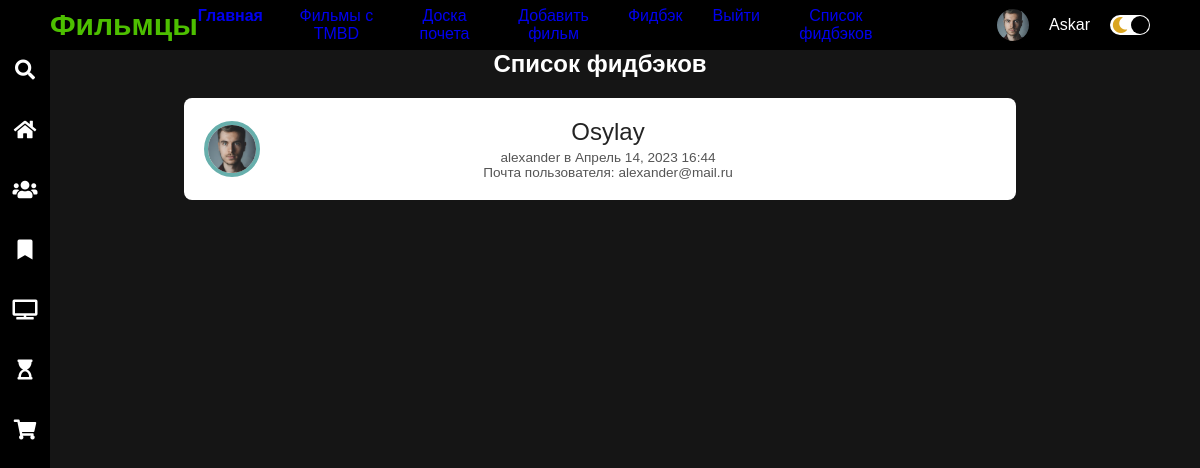
The page /feedadm/ (signed in) on the database its author committed.
### Movies/models.py (models this page shows)
class Feedback(models.Model):
    name = models.CharField(max_length=100)
    email = models.EmailField()
    subject = models.CharField(max_length=100)
    message = models.TextField()
    created_at = models.DateTimeField(auto_now_add=True)

### Movies/views.py (the view)
# urls.py: path('feedadm/', views.FeedBackView, name='feedadm'),
@user_passes_test(lambda u: u.is_superuser)
def FeedBackView(request):
    feedbacks = Feedback.objects.all()
    return render(request, 'movies/feedadm.html', {'feedbacks': feedbacks})

### Movies/templates/movies/feedadm.html (shortened to what this page needs)
{% extends 'movies/base.html' %}
{% load static %}
{% block content %}
    <div class="comcom111">
    <h2>Список фидбэков</h2>
  {% for feedback in feedbacks %}
    <div class="profile">
            <div class="card" onClick="view()">
              <div class="imgBox">
                <img src="{%static "movies/profile.jpg" %}" alt="" />
              </div>
              <div class="detail">
                <label class="name">{{ feedback.message }}</label>
                <label class="job">{{ feedback.name }} в {{ feedback.created_at|date:"F d, Y H:i" }}</label>
                  <label class="job">Почта пользователя: {{ feedback.email }}</label>
              </div>
            </div>
          </div>
  {% empty %}
    <p>Нет фидбэков</p>
  {% endfor %}
    </div>
{% endblock %}

### Movies/templates/movies/base.html (shortened to what this page needs)
{% load static %}
<html lang="ru">
<head>
    <link rel="stylesheet" href="{% static 'movies/style.css' %}">
    <link rel="stylesheet" href="{% static 'movies/main.css' %}">
    <link rel="stylesheet" href="{% static 'movies/profile.css' %}">
    <link rel="stylesheet" href="https://cdnjs.cloudflare.com/ajax/libs/font-awesome/5.15.2/css/all.min.css">
</head>
<body>
    <div class="navbar">
        <div class="navbar-container">
            <div class="logo-container">
                <h1 class="logo">Фильмцы</h1>
            </div>
            <div class="menu-container">
                <ul class="menu-list">
                    <li class="menu-list-item active"><a class="navlist" href="{% url 'index' %}">Главная</a></li>
                    <li class="menu-list-item"><a class="navlist" href="{% url 'home' %}">Фильмы с TMBD</a></li>
                    <li class="menu-list-item"><a class="navlist" href="{% url 'leaderboard' %}">Доска почета</a></li>
                    {% if user.is_authenticated %}
                    <li class="menu-list-item"><a class="navlist" href="{% url 'add_movie' %}">Добавить фильм</a></li>
                    <li class="menu-list-item"><a class="navlist" href="{% url 'feedback' %}">Фидбэк</a></li>
                    <li class="menu-list-item"><a class="navlist" href="{% url 'logout' %}">Выйти</a></li>
                    {% else %}
                    <li class="menu-list-item"><a class="navlist" href="{% url 'login' %}">Войти</a></li>
                    <li class="menu-list-item"><a class="navlist" href="{% url 'signup' %}">Зарегистрироваться</a></li>
                    {% endif %}
                    {% if request.user.is_superuser %}
                        <li class="menu-list-item"><a class="navlist" href="{% url 'feedadm' %}">Список фидбэков</a></li>
                    {% endif %}
                </ul>
            </div>
            <div class="profile-container">
                {% if user.is_authenticated %}
                <img class="profile-picture" src="{%static "movies/profile.jpg" %}" alt="">
                <div class="profile-text-container">
                    <span class="profile-text">{{ user.username }}</span>
                </div>
                {% endif %}
                <div class="toggle">
                    <i class="fas fa-moon toggle-icon"></i>
                    <div class="toggle-ball"></div>
                </div>
            </div>
        </div>
    </div>
    <div class="sidebar">
        <i class="left-menu-icon fas fa-search"></i>
        <i class="left-menu-icon fas fa-home"></i>
        <i class="left-menu-icon fas fa-users"></i>
        <i class="left-menu-icon fas fa-bookmark"></i>
        <i class="left-menu-icon fas fa-tv"></i>
        <i class="left-menu-icon fas fa-hourglass-start"></i>
        <i class="left-menu-icon fas fa-shopping-cart"></i>
    </div>
    {% block content %}{% endblock %}
</body>
</html>

### Movies/static/movies/style.css (style rules this page uses)
* { margin: 0; }
body { font-family: "Roboto", sans-serif; }
.navlist { text-decoration: none; }
.navbar { width: 100%; height: 50px; background-color: black; position: sticky; top: 0; z-index: 999; }
.navbar-container { display: flex; align-items: center; padding: 0 50px; height: 100%; color: white; font-family: "Sen", sans-serif; }
.logo-container { flex: 1; }
.logo { font-size: 30px; color: #4dbf00; }
.menu-container { flex: 6; }
.menu-list { display: flex; list-style: none; }
.menu-list-item { margin-right: 30px; }
.menu-list-item.active { font-weight: bold; }
.profile-container { flex: 2; display: flex; align-items: center; justify-content: flex-end; }
.profile-text-container { margin: 0 20px; }
.profile-picture { width: 32px; height: 32px; border-radius: 50%; object-fit: cover; }
.toggle { width: 40px; height: 20px; background-color: white; border-radius: 30px; display: flex; align-items: center; justify-content: space-around; position: relative; }
.toggle-icon { color: goldenrod; }
.toggle-ball { width: 18px; height: 18px; background-color: black; position: absolute; right: 1px; border-radius: 50%; cursor: pointer; transition: 1s ease all; }
.sidebar { width: 50px; height: 100%; background-color: black; position: fixed; top: 0; display: flex; flex-direction: column; align-items: center; padding-top: 60px; }
.left-menu-icon { color: white; font-size: 20px; margin-bottom: 40px; }

### Movies/static/movies/main.css (style rules this page uses)
* { margin: 0px; padding: 0px; box-sizing: border-box; font-family: 'Poppins',sans-serif; transition: all 0.35s linear; }
body { min-height: 100vh; background-size: cover; }
.profile { margin: auto; }
.card { margin-top: 20px; }

### Movies/static/movies/profile.css (style rules this page uses)
* { margin: 0px; padding: 0px; box-sizing: border-box; font-family: sans-serif; transition: all 0.35s linear; }
.profile { width: 52rem; color: #242424; }
.profile .card { background-color: white; border-radius: 0.5rem; display: grid; grid-template-columns: 5rem 1fr 4rem; grid-gap: 1rem; padding: 1.25rem 0.5rem; }
.card .imgBox { display: grid; place-content: center; }
.card .imgBox img { width: 3.5rem; height: 3.5rem; object-fit: cover; border-radius: 50%; border: 0.25rem solid #67afac; }
.card label { display: block; font-size: 1.5rem; }
.card .name { margin-bottom: 0.25rem; }
.card .job { font-size: 0.85rem; color: #555; }

### Movies/templates/movies/feedadm.html (style rules this page uses)
body { background-color: #151515; position: relative; text-align: center; color: #fff; }

### rows shown on the page
Feedback: message "Osylay", name "alexander", created_at "Апрель 14, 2023 16:44", email "alexander@mail.ru"

### other values the page prints
{{ user.username }} "Askar"
